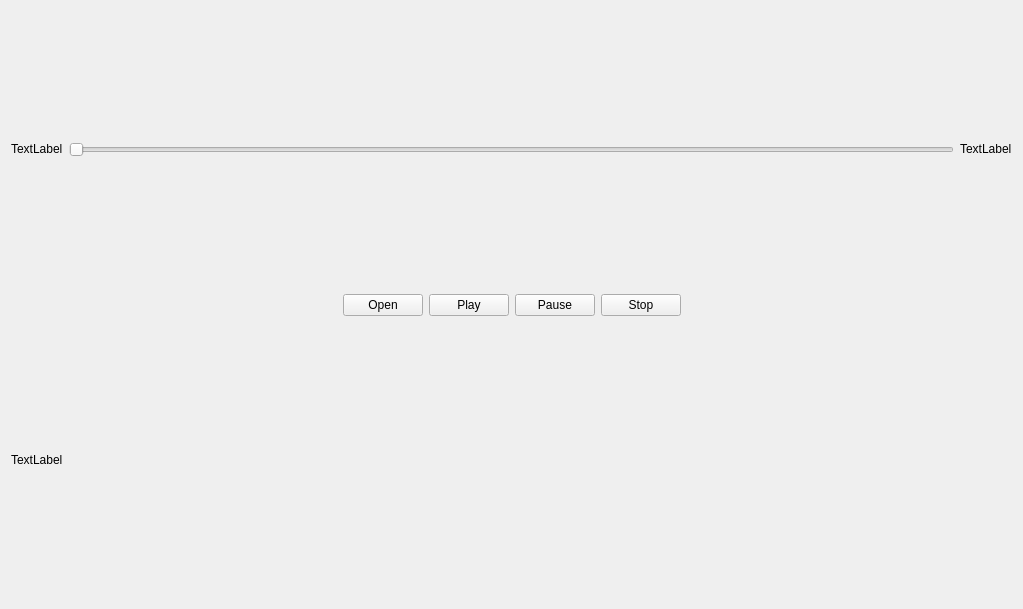
<?xml version="1.0" encoding="UTF-8"?>
<ui version="4.0">
 <class>MainWindow</class>
 <widget class="QMainWindow" name="MainWindow">
  <property name="geometry">
   <rect>
    <x>0</x>
    <y>0</y>
    <width>1023</width>
    <height>609</height>
   </rect>
  </property>
  <property name="windowTitle">
   <string>MainWindow</string>
  </property>
  <widget class="QWidget" name="centralWidget">
   <layout class="QVBoxLayout" name="verticalLayout_2">
    <item>
     <layout class="QVBoxLayout" name="video_player_layout"/>
    </item>
    <item>
     <layout class="QHBoxLayout" name="horizontalLayout">
      <item>
       <widget class="QLabel" name="time_start">
        <property name="sizePolicy">
         <sizepolicy hsizetype="Fixed" vsizetype="Fixed">
          <horstretch>0</horstretch>
          <verstretch>0</verstretch>
         </sizepolicy>
        </property>
        <property name="text">
         <string>TextLabel</string>
        </property>
       </widget>
      </item>
      <item>
       <widget class="QSlider" name="video_progress_slider">
        <property name="sizePolicy">
         <sizepolicy hsizetype="MinimumExpanding" vsizetype="Fixed">
          <horstretch>0</horstretch>
          <verstretch>0</verstretch>
         </sizepolicy>
        </property>
        <property name="orientation">
         <enum>Qt::Horizontal</enum>
        </property>
       </widget>
      </item>
      <item>
       <widget class="QLabel" name="time_end">
        <property name="sizePolicy">
         <sizepolicy hsizetype="Fixed" vsizetype="Fixed">
          <horstretch>0</horstretch>
          <verstretch>0</verstretch>
         </sizepolicy>
        </property>
        <property name="text">
         <string>TextLabel</string>
        </property>
       </widget>
      </item>
     </layout>
    </item>
    <item>
     <layout class="QHBoxLayout" name="horizontalLayout_2">
      <item>
       <spacer name="horizontalSpacer">
        <property name="orientation">
         <enum>Qt::Horizontal</enum>
        </property>
        <property name="sizeHint" stdset="0">
         <size>
          <width>40</width>
          <height>20</height>
         </size>
        </property>
       </spacer>
      </item>
      <item>
       <widget class="QPushButton" name="btn_open">
        <property name="text">
         <string>Open</string>
        </property>
       </widget>
      </item>
      <item>
       <widget class="QPushButton" name="btn_play">
        <property name="text">
         <string>Play</string>
        </property>
       </widget>
      </item>
      <item>
       <widget class="QPushButton" name="btn_pause">
        <property name="text">
         <string>Pause</string>
        </property>
       </widget>
      </item>
      <item>
       <widget class="QPushButton" name="btn_stop">
        <property name="text">
         <string>Stop</string>
        </property>
       </widget>
      </item>
      <item>
       <spacer name="horizontalSpacer_2">
        <property name="orientation">
         <enum>Qt::Horizontal</enum>
        </property>
        <property name="sizeHint" stdset="0">
         <size>
          <width>40</width>
          <height>20</height>
         </size>
        </property>
       </spacer>
      </item>
     </layout>
    </item>
    <item>
     <layout class="QVBoxLayout" name="verticalLayout">
      <item>
       <widget class="QLabel" name="log_label">
        <property name="sizePolicy">
         <sizepolicy hsizetype="Fixed" vsizetype="Fixed">
          <horstretch>0</horstretch>
          <verstretch>0</verstretch>
         </sizepolicy>
        </property>
        <property name="text">
         <string>TextLabel</string>
        </property>
       </widget>
      </item>
     </layout>
    </item>
   </layout>
  </widget>
 </widget>
 <layoutdefault spacing="6" margin="11"/>
 <resources/>
 <connections/>
</ui>
